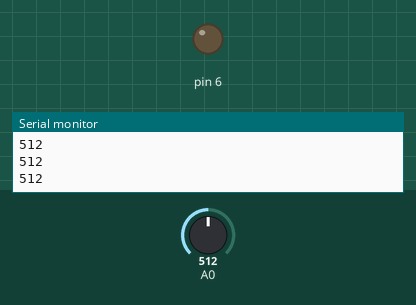
The sketch below on a simulated Arduino Uno, built with avr-gcc and run on an emulated ATmega328P. Shown: output pins drawn as LEDs (lit = HIGH), the last lines printed to the serial monitor. Inputs (shaded band) come from the test bench; at power-on: A0 = 512.

Above: at 1.2 s.
1.3 s: A0 set to 105
2.8 s: A0 set to 91
At 3.7 s:
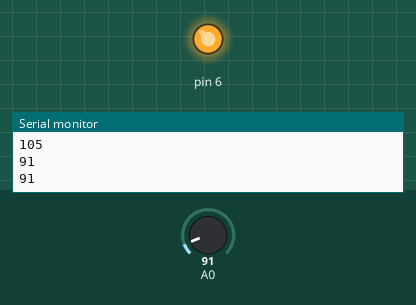
4.6 s: A0 set to 110
At 5.6 s:
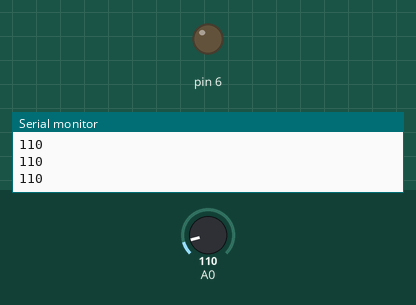
6.1 s: A0 set to 90
At 7.4 s:
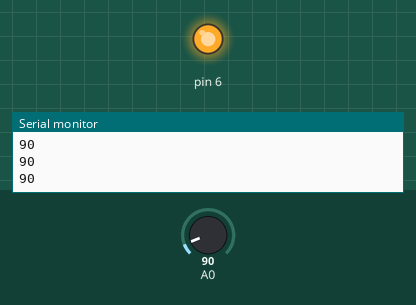
Timing chart, 0 to 8.7 s (numbered marks = the images above; inputs shaded):
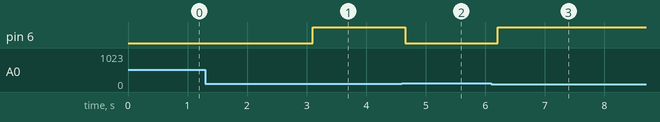

Measured:
- the behaviour switches between 100 and 99 on A0 (found by bisection; images 0 and 1)
- after the input at 2.8 s, pin 6: LOW → HIGH after 0.30 s
- after the input at 4.6 s, pin 6: HIGH → LOW after 0.06 s
- after the input at 6.1 s, pin 6: LOW → HIGH after 0.11 s

The sketch:

Isiga_Bagli_Led_Yakma.ino
```cpp
void setup() {

pinMode(A0, INPUT);
pinMode(6, OUTPUT);
Serial.begin(9600);

}

void loop() {
  if (analogRead(A0) < 100){
    digitalWrite(6, HIGH);
  }
  else {
    digitalWrite(6, LOW);
  }
  Serial.println(analogRead(A0));
  delay(300);

  delay(10);

}
```
